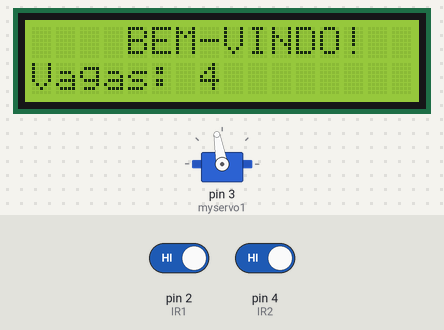
The sketch below on a simulated Arduino Uno, built with avr-gcc and run on an emulated ATmega328P. Shown: 16×2 character LCD, servo. The test bench sets the inputs (shaded band); at power-on: pin 2 (IR1) HIGH, pin 4 (IR2) HIGH.

Above: at 3.2 s.
3.3 s: pin 2 (IR1) driven LOW
At 3.8 s:
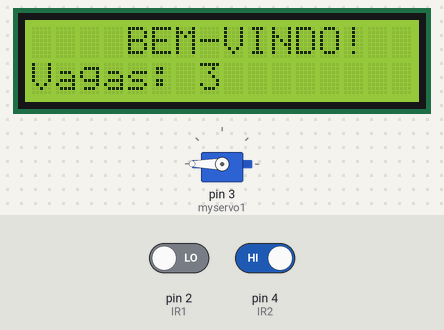
4.8 s: pin 4 (IR2) driven LOW
At 7.6 s:
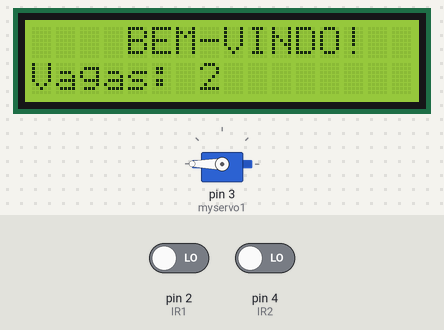
7.8 s: pin 2 (IR1) driven HIGH
At 8.2 s:
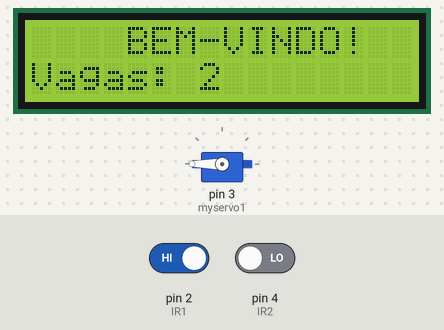
Timing chart, 0 to 10.8 s (numbered marks = the images above; inputs shaded):
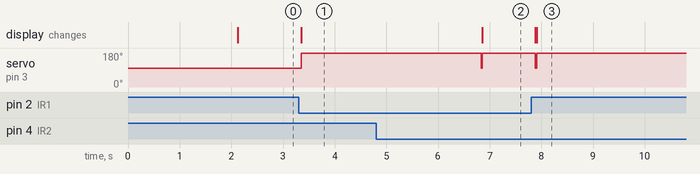

The sketch:

Estacionamento.ino
```cpp
// C++ code
// Código para o projeto de estacionamento inteligente*

// Incluir bibliotecas
#include <Wire.h>
#include <LiquidCrystal_I2C.h>
LiquidCrystal_I2C lcd(0x27,16,2);
#include <Servo.h>

// Definindo o servo
Servo myservo1;

// Definindo as entradas dos sensores
int IR1 = 2;
int IR2 = 4;

int Slot = 4;           // Total de vagas que o estacionamento possui

int flag1 = 0;
int flag2 = 0;

void setup() {
  // Iniciando o LCD
  lcd.init();
  lcd.backlight();
pinMode(IR1, INPUT);
pinMode(IR2, INPUT);

myservo1.attach(3);
myservo1.write(100);

lcd.setCursor (0,0);
lcd.print("     ARDUINO    ");
lcd.setCursor (0,1);
lcd.print(" ESTACIONAMENTO ");
delay (2000);
lcd.clear();
}

void loop(){

if(digitalRead (IR1) == LOW && flag1==0){
if(Slot>0){flag1=1;
if(flag2==0){myservo1.write(180); Slot = Slot-1;}
}else{
lcd.setCursor (0,0);
lcd.print("    DESCULPE :(    ");
lcd.setCursor (0,1);
lcd.print("  LOTADO!  ");
delay (3000);
lcd.clear();
}
}

if(digitalRead (IR2) == LOW && flag2==0){flag2=1;
if(flag1==0){myservo1.write(180); Slot = Slot+1;}
}

if(flag1==1 && flag2==1){
delay (1000);
myservo1.write(100);
flag1=0, flag2=0;
}

lcd.setCursor (0,0);
lcd.print("    BEM-VINDO!    ");
lcd.setCursor (0,1);
lcd.print("Vagas: ");
lcd.print(Slot);
}
```

Measured:
- after the input at 3.3 s, servo on pin 3 (myservo1): 100° → 180° after 0.05 s; the display: changes after 0.05 s (image 1)
- after the input at 4.8 s, servo on pin 3 (myservo1): 180° → 100° after 2.0 s, → 180° 0.03 s later; the display: changes after 2.1 s (image 2)
- after the input at 7.8 s, servo on pin 3 (myservo1): goes on until 7.9 s, then stays 180°
